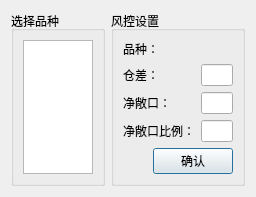
<?xml version="1.0" encoding="UTF-8"?>
<ui version="4.0">
 <class>setting_riskctrlproduct</class>
 <widget class="QDialog" name="setting_riskctrlproduct">
  <property name="geometry">
   <rect>
    <x>0</x>
    <y>0</y>
    <width>256</width>
    <height>175</height>
   </rect>
  </property>
  <property name="windowTitle">
   <string>品种风控</string>
  </property>
  <layout class="QHBoxLayout" name="horizontalLayout_2">
   <item>
    <widget class="QGroupBox" name="groupBox">
     <property name="title">
      <string>选择品种</string>
     </property>
     <layout class="QVBoxLayout" name="verticalLayout">
      <item>
       <widget class="QListView" name="listView">
        <property name="maximumSize">
         <size>
          <width>73</width>
          <height>16777215</height>
         </size>
        </property>
        <property name="editTriggers">
         <set>QAbstractItemView::NoEditTriggers</set>
        </property>
       </widget>
      </item>
     </layout>
    </widget>
   </item>
   <item>
    <widget class="QGroupBox" name="groupBox_2">
     <property name="title">
      <string>风控设置</string>
     </property>
     <layout class="QVBoxLayout" name="verticalLayout_2">
      <item>
       <layout class="QFormLayout" name="formLayout">
        <item row="1" column="0">
         <widget class="QLabel" name="label_3">
          <property name="text">
           <string>仓差：</string>
          </property>
         </widget>
        </item>
        <item row="1" column="1">
         <widget class="QLineEdit" name="lineEdit"/>
        </item>
        <item row="2" column="0">
         <widget class="QLabel" name="label">
          <property name="text">
           <string>净敞口：</string>
          </property>
         </widget>
        </item>
        <item row="3" column="0">
         <widget class="QLabel" name="label_2">
          <property name="text">
           <string>净敞口比例：</string>
          </property>
         </widget>
        </item>
        <item row="2" column="1">
         <widget class="QLineEdit" name="lineEdit_3"/>
        </item>
        <item row="3" column="1">
         <widget class="QLineEdit" name="lineEdit_2"/>
        </item>
        <item row="0" column="0">
         <widget class="QLabel" name="label_4">
          <property name="text">
           <string>品种：</string>
          </property>
         </widget>
        </item>
        <item row="0" column="1">
         <widget class="QLabel" name="label_5">
          <property name="text">
           <string/>
          </property>
         </widget>
        </item>
       </layout>
      </item>
      <item>
       <layout class="QHBoxLayout" name="horizontalLayout">
        <item>
         <spacer name="horizontalSpacer">
          <property name="orientation">
           <enum>Qt::Horizontal</enum>
          </property>
          <property name="sizeHint" stdset="0">
           <size>
            <width>40</width>
            <height>20</height>
           </size>
          </property>
         </spacer>
        </item>
        <item>
         <widget class="QPushButton" name="pushButton">
          <property name="text">
           <string>确认</string>
          </property>
         </widget>
        </item>
       </layout>
      </item>
     </layout>
    </widget>
   </item>
  </layout>
 </widget>
 <resources/>
 <connections/>
</ui>
